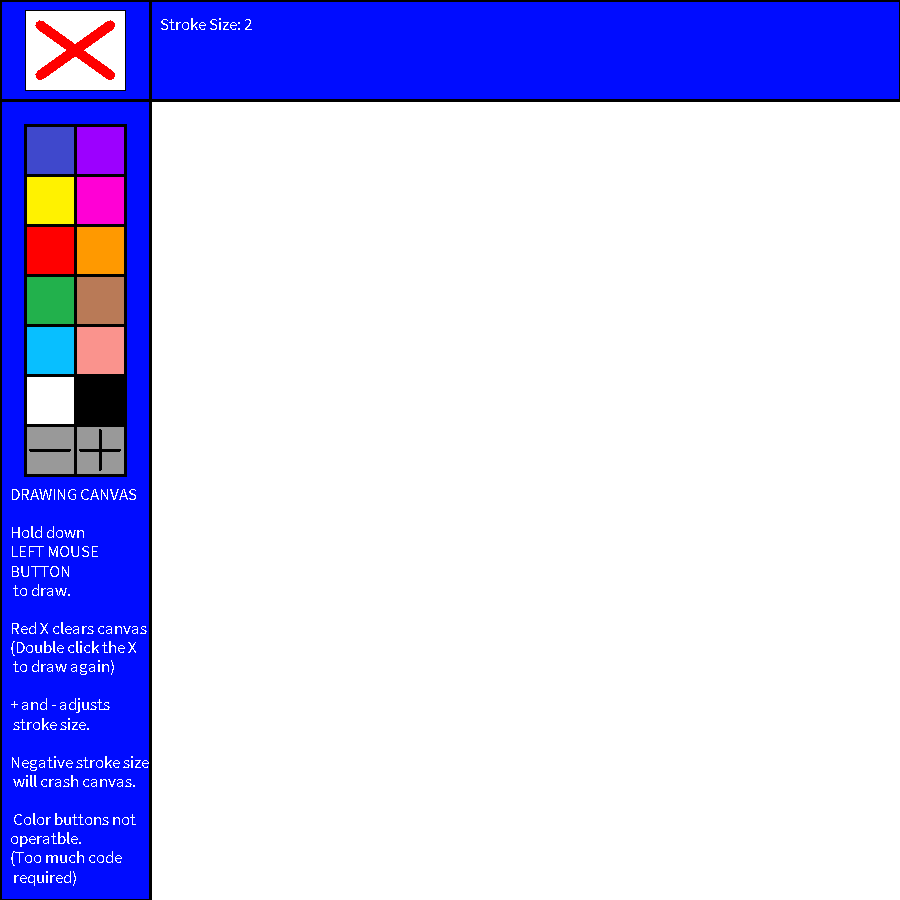
Frame 1 (no input)
Frame 60 (the mouse pressed at the canvas centre just before this capture): identical to frame 1, image omitted
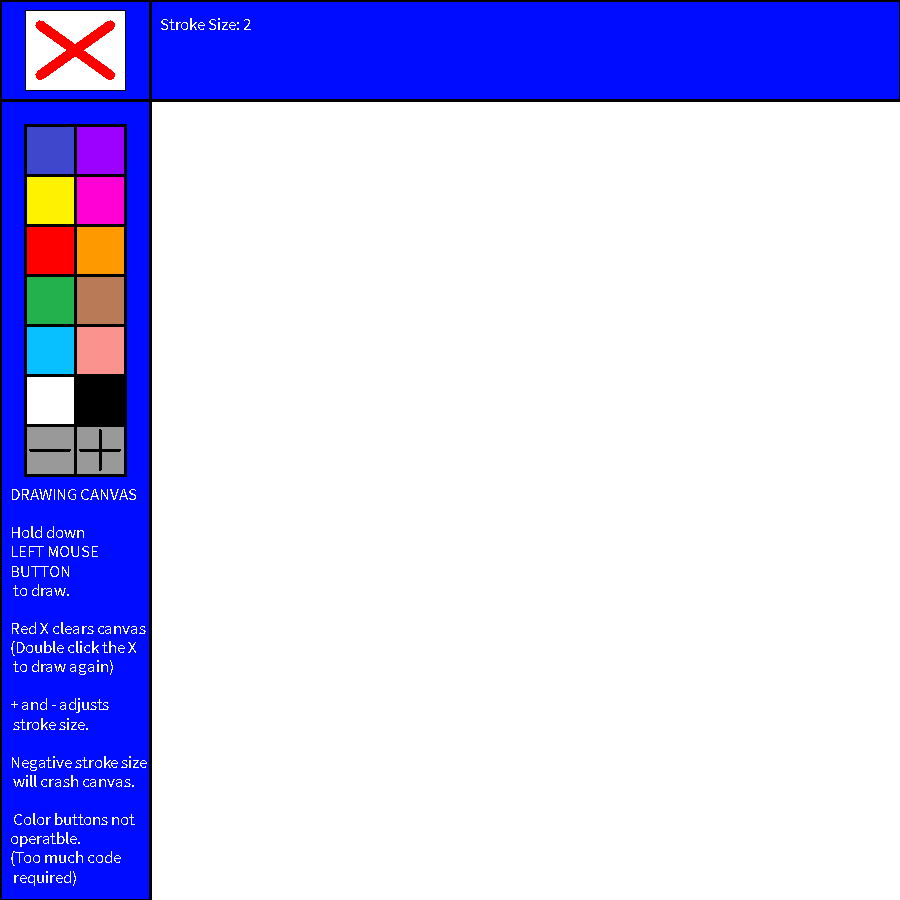
Frame 120 (the mouse held since frame 60 and released just before this capture)

The Processing sketch that drew these frames (run headless with seeded random() and noise(); from frame 60 on, the mouse is pressed at the canvas centre):

// Processing sketch: PersonalPiece
// ── PersonalPiece.pde
color[] boxPaletteA = {#3F48CC, #FFF200, #ff0000, #22B14C, #08BFFF, #ffffff, #999999};
color[] boxPaletteB = {#9C00FF, #FF00D5, #FF9900, #B97A57, #FA938D, #000000, #999999};
int[] boxPositions = {150, 200, 250, 300, 350, 400, 450};

boolean clearCanvas = false;
int strokeSize = 2;
int i = 0;


void setup(){
  size(900,900);
  background(255);
  noSmooth();
  frameRate(60);
  stroke(0);
  strokeWeight(2);
}

//Ability to draw and erase on the canvas
void mouseDragged(){
  if(mouseButton == LEFT){
    stroke(0);
    strokeWeight(strokeSize);
  } else {
    strokeWeight(50);
    stroke(255);
  }
    line(pmouseX, pmouseY, mouseX, mouseY);
  }

void draw(){
  //background(255);
  //Menu bar blue background
  rectMode(LEFT);
  stroke(0);
  strokeWeight(3);
  fill(#000cff);
  rect(0, 0, 150, height);
  rect(0, 0, width, 100);
  rect(0, 0, 150, 100);
  
  textSize(17);
  fill(255);
  text("DRAWING CANVAS\n\nHold down \nLEFT MOUSE \nBUTTON\n to draw.\n\nRed X clears canvas\n(Double click the X\n to draw again)\n\n+ and - adjusts\n stroke size.\n\nNegative stroke size\n will crash canvas.\n\n Color buttons not \noperatble.\n(Too much code\n required)", 10, 500);
  text("Stroke Size: " + strokeSize, 160, 30);
  
//Menu bar color "buttons"
  rectMode(CENTER);
  stroke(0);
  strokeWeight(3);
  for(int i = 0; i < boxPositions.length; i++){
    fill(boxPaletteA[i]);
    square(50, boxPositions[i], 50);
    fill(boxPaletteB[i]);
    square(100, boxPositions[i], 50);
  }
  
//Stroke size buttons
  noFill();
  stroke(1);
  line(100, 430, 100, 470);
  line(80, 450, 120, 450);
  line(70, 450, 30, 450);
  
  noFill();
  stroke(0);
  strokeWeight(1);
  rect(100, 450, 50, 50);
  rect(50, 450, 50, 50);

//Clear canvas button (Top left with red X)
  updateclearCanvas();
  noFill();
  stroke(1);
  fill(255);
  rect(75, 50, 100, 80);
  stroke(#ff0000);
  strokeWeight(10);
  line(40, 25, 110, 75);
  line(40, 75, 110, 25);
}

void updateclearCanvas(){
  if(clearCanvas){
    fill(255);
    noStroke();
    rect(526, height/2, 749, 697);
  } 
}

//Code allowing Stroke size and Clear canvas buttons to work
boolean isMouseOver(int x, int y, int w, int h){
  if(mouseX >= x && mouseX <= x + w && mouseY >= y && mouseY <= y + h){
    return  true;
  }
  return false;
}

//Clear canvas statement
void mousePressed(){
  fill(255);
  textSize(20);
  if(isMouseOver(30, 10, 100, 80) == true){
    clearCanvas = !clearCanvas;
  }
//Stroke size statements  
  if(isMouseOver(75, 425, 50, 50) == true){
    strokeSize = strokeSize + 2;
    
  }
  
  if(isMouseOver(25, 425, 50, 50) == true){
    strokeSize = strokeSize - 2;
  }
}
